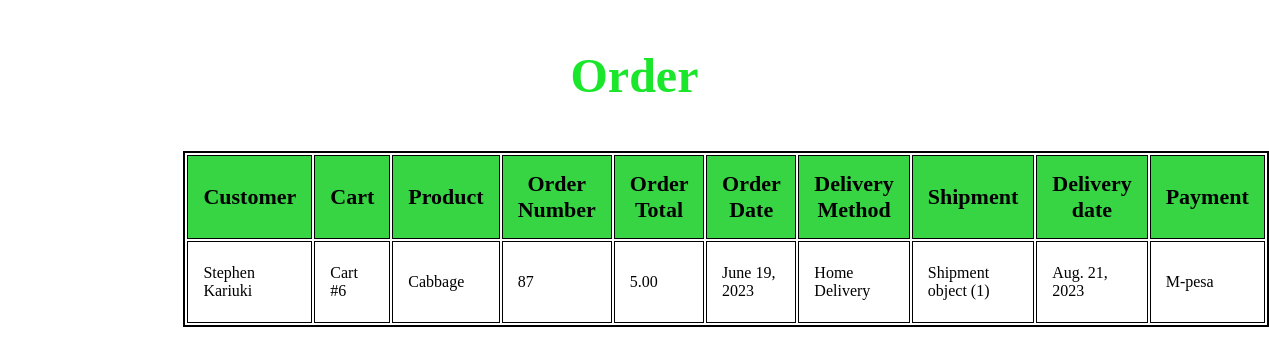
The app's page /order/order/9/, older data.
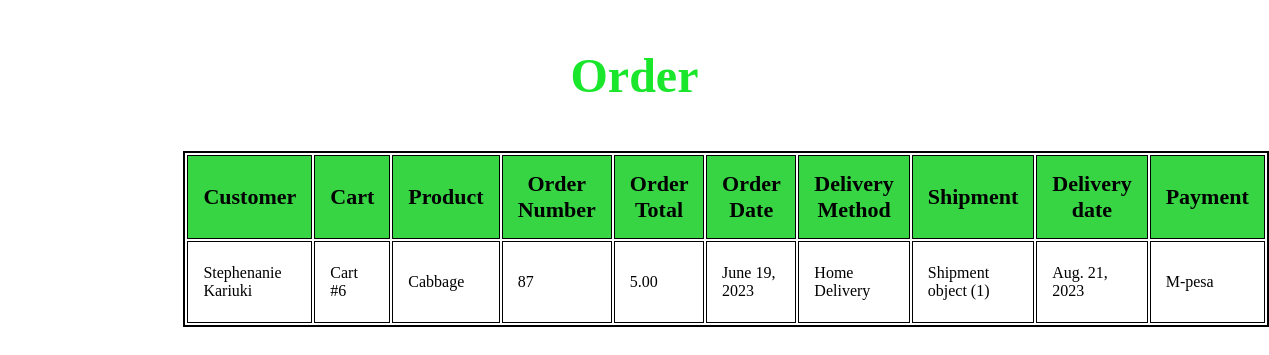
The same page, newer data.
### order/models.py (models this page shows, shortened)
class Order(models.Model):
    customer = models.ForeignKey(Customer,
                                 on_delete=models.CASCADE, null=True)
    cart = models.ForeignKey(Cart,
                             on_delete=models.CASCADE, null=True)
    product = models.ForeignKey(Product,
                                 on_delete=models.CASCADE, null=True )
    order_number = models.PositiveIntegerField()
    order_total = models.DecimalField(max_digits = 6, decimal_places = 2)
    order_date = models.DateField()
    delivery_choices = (
        ('Pick-Up Point', 'Pick-Up Point'),
        ('Home Delivery', 'Home Delivery'),
    )
    delivery_method = models.CharField(max_length=15, choices=delivery_choices)
    shipment = models.ForeignKey(Shipment,
                                 on_delete=models.CASCADE, null=True)
    delivery_date = models.DateField()
    payment = models.ForeignKey(Payment,
                                   on_delete=models.CASCADE, null=True)

### customer/models.py (models this page shows)
class Customer (models.Model):
    name = models.CharField(max_length=32)
    phone_Number = models.CharField(max_length=15)
    email = models.EmailField()
    location = models.CharField(max_length=32)
    user = models.ForeignKey(User,
                                on_delete=models.CASCADE, null=True)
    def __str__(self):
        return self.name

### cart/models.py (models this page shows, shortened)
class Cart(models.Model):
    inventory = models.ManyToManyField(Product)
    delivery_choices = (
        ('Pick-Up Point', 'Pick-Up Point'),
        ('Home Delivery', 'Home Delivery'),
    )
    delivery_method = models.CharField(max_length=15, choices=delivery_choices)
    number_of_products = models.IntegerField()
    products_total = models.DecimalField(max_digits=6, decimal_places=2)
    shipping_cost = models.DecimalField(max_digits=6, decimal_places=2)
    payment_choice = (
        ('M-Pesa', 'M-Pesa'),
        ('Pay on Delivery', 'Pay on Delivery'),
    )
    payment_method = models.CharField(max_length = 15, choices = payment_choice)
    def __str__(self):
        return f"Cart #{self.pk}"

### inventory/models.py (models this page shows)
class Product(models.Model):
    title = models.CharField(max_length = 32)
    vendor = models.ForeignKey(Vendor,
                               on_delete=models.CASCADE)
    description = models.TextField()
    product_id = models.PositiveBigIntegerField()
    image = models.ImageField(upload_to='images')
    price = models.DecimalField(max_digits = 6, decimal_places = 2)
    stock = models.PositiveIntegerField()
    date_created = models.DateTimeField(auto_now_add = True)
    date_updated = models.DateTimeField(auto_now = True)
    def __str__(self):
        return self.title

### shipment/models.py (models this page shows, shortened)
class Shipment(models.Model):
    location = models.CharField(max_length=120)
    delivery_choices = (
        ('Pick-up Point', 'Pick-up Point'),
        ('Home Delivery', 'Home Delivery'),
    )
    delivery_method = models.CharField(max_length=64, choices=delivery_choices)
    shipment_cost = models.PositiveIntegerField()
    status = models.CharField(max_length=12)
    delivery_date = models.DateField()
    delivery_time = models.TimeField()

### payment/models.py (models this page shows)
class Payment(models.Model):
    payment_choices = (
        ('M-pesa', 'M-Pesa'),
        ('Pay on Delivery', 'Pay on Delivery'),
    )
    payment_method = models.CharField(max_length=64, choices=payment_choices)
    amount = models.DecimalField(max_digits=6, decimal_places=2)
    payment_time = models.TimeField()
    payment_date = models.DateField()
    receipt_number = models.CharField(max_length=32)
    status = models.CharField(max_length=15)
    reference_number = models.CharField(max_length=32)
    products= models.CharField(max_length=64)
    refunds = models.CharField(max_length=500)
    def __str__(self):
        return self.payment_method

### order/views.py (the view)
# urls.py: path("order/<int:id>/", order_details, name="order_details_view"),
def order_details(request, id):
    order = Order.objects.get(id=id)
    return render(request, "order/order_details.html", {"order": order})

### template/order/order_details.html (shortened to what this page needs)
<!DOCTYPE html>
<html lang="en">
<head>
    {%load static%}
    <link rel="stylesheet" href="{% static 'css/products_detail.css' %}">
</head>
<body>
    <h3>Order</h3>
    <table class="table">
        <th>Customer</th>
        <th>Cart</th>
        <th>Product</th>
        <th class="detail">Order Number</th>
        <th>Order Total</th>
        <th>Order Date</th>
        <th>Delivery Method</th>
        <th>Shipment</th>
        <th>Delivery date</th>
        <th>Payment</th>
        <tr>
            <td>{{order.customer}}</td>
            <td>{{order.cart}}</td>
            <td>{{order.product}}</td>
            <td>{{order.order_number}}</td>
            <td>{{order.order_total}}</td>
            <td>{{order.order_date}}</td>
            <td>{{order.delivery_method}}</td>
            <td>{{order.shipment}}</td>
            <td>{{order.delivery_date}}</td>
            <td>{{order.payment}}</td>
        </tr>
    </table>
</body>
</html>

Row changes from the older to the newer data that the page shows:
changed through a linked row, Order "Home Delivery": customer "Stephen Kariuki" → "Stephenanie Kariuki"
